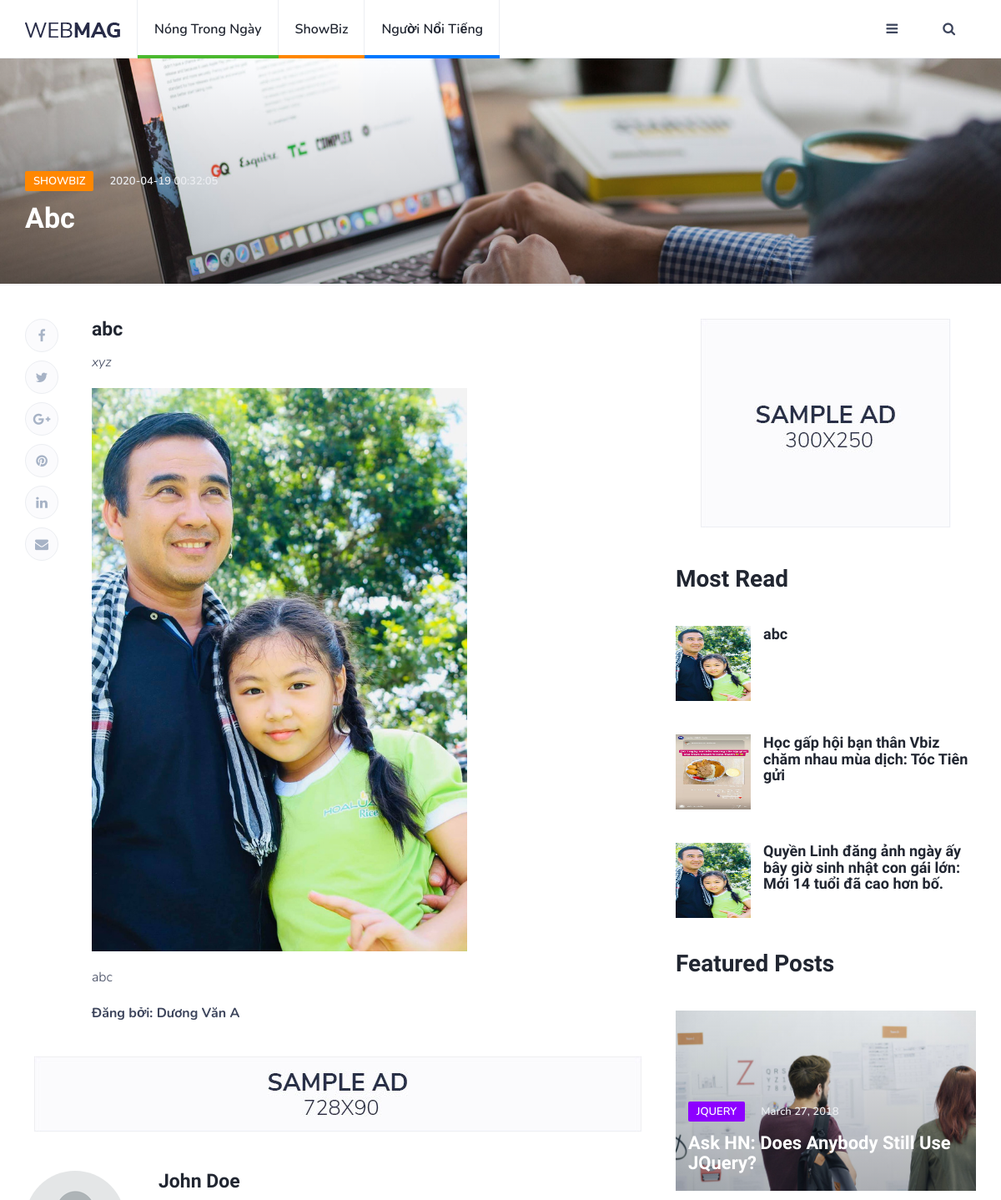
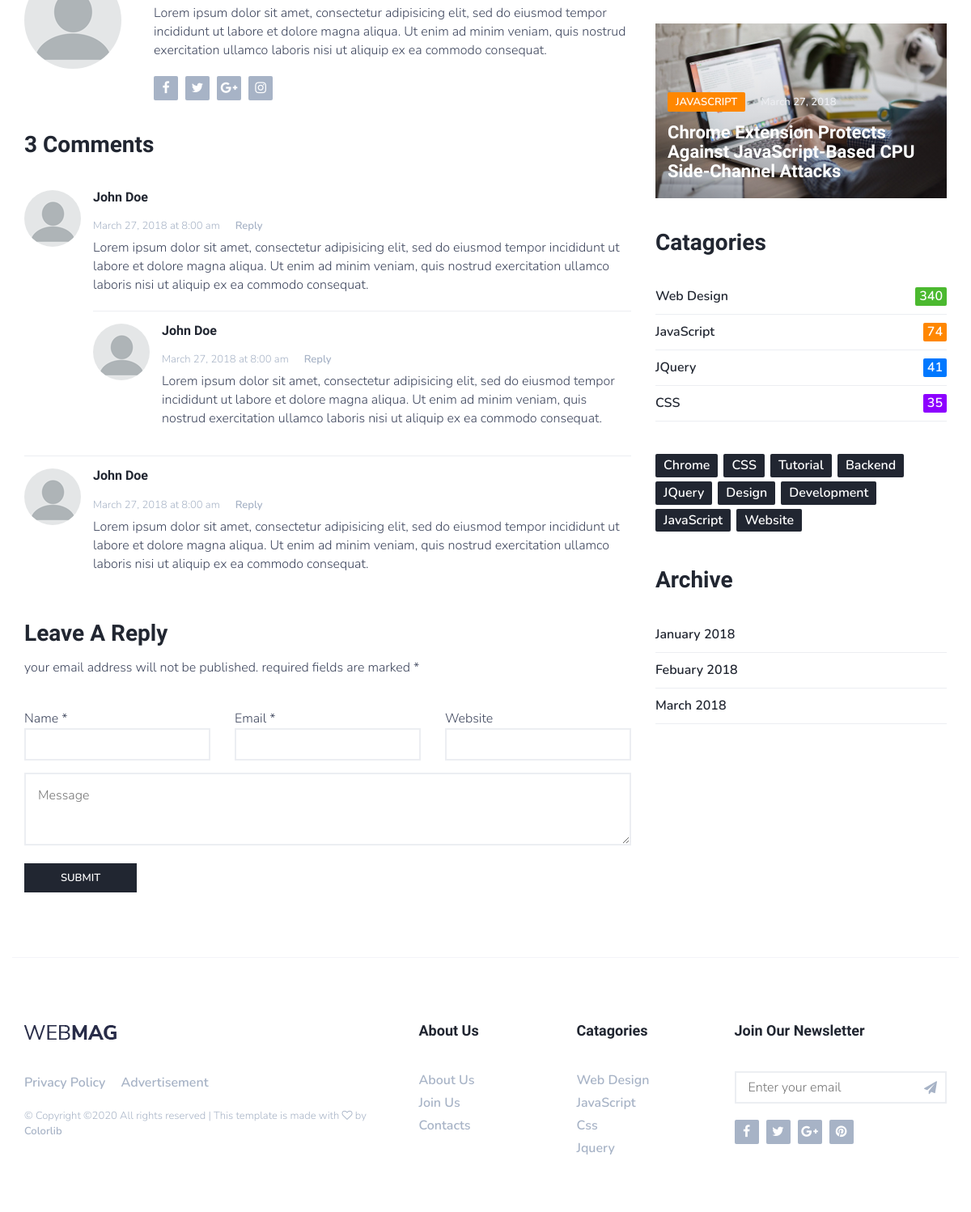
The page /blog-post.php?id=16 on the database its author committed (2 pictures, top to bottom).
### tables this page shows
CREATE TABLE `categories`  (
  `id` int(11) NOT NULL AUTO_INCREMENT,
  `tible` varchar(255) NULL DEFAULT NULL,
  `descripition` text NULL,
  PRIMARY KEY (`id`) USING BTREE
);

CREATE TABLE `posts`  (
  `id` int(11) NOT NULL AUTO_INCREMENT,
  `title` varchar(255) NULL DEFAULT NULL,
  `description` varchar(500) NULL DEFAULT NULL,
  `contents` text NULL,
  `thumbnail` varchar(255) NULL DEFAULT NULL,
  `author_id` int(11) NULL DEFAULT NULL,
  `categories_id` int(11) NULL DEFAULT NULL,
  `status` int(11) NULL DEFAULT NULL,
  `created_at` datetime(0) NULL DEFAULT current_timestamp() ON UPDATE CURRENT_TIMESTAMP(0),
  PRIMARY KEY (`id`) USING BTREE,
  INDEX `author_id`(`author_id`) USING BTREE,
  INDEX `categories_id`(`categories_id`) USING BTREE,
  CONSTRAINT `posts_ibfk_1` FOREIGN KEY (`author_id`) REFERENCES `authors` (`id`) ON DELETE CASCADE ON UPDATE CASCADE,
  CONSTRAINT `posts_ibfk_2` FOREIGN KEY (`categories_id`) REFERENCES `categories` (`id`) ON DELETE CASCADE ON UPDATE CASCADE
);

CREATE TABLE `authors`  (
  `id` int(11) NOT NULL AUTO_INCREMENT,
  `name` varchar(255) NULL DEFAULT NULL,
  `email` varchar(255) NULL DEFAULT NULL,
  `password` varchar(255) NULL DEFAULT NULL,
  `status` int(255) NULL DEFAULT NULL,
  PRIMARY KEY (`id`) USING BTREE
);

### blog-post.php (the view, shortened to what this page needs)
<?php
	require_once('connection.php');
	$idblog = $_GET['id'];
	$query_post_title=  "SELECT p.*, c.id as idcate, c.tible as t  , c.descripition as des, a.name as n FROM posts as p LEFT JOIN categories as c ON p.categories_id = c.id LEFT JOIN authors AS a  ON p.author_id = a.id WHERE p.status= 1 AND p.id = ".$idblog;
	$result_post = $conn->query($query_post_title);
	$post_title = $result_post->fetch_assoc();
	$query_post_MostR=  "SELECT p.*, c.id as idcate, c.tible as t  , c.descripition as des FROM posts as p LEFT JOIN categories as c ON p.categories_id = c.id  WHERE p.status= 1 AND c.id = ".$post_title['idcate']." ORDER BY created_at DESC LIMIT 4 ";
	$result_post_MostR = $conn->query($query_post_MostR);
	$post_MostR = array();
	while($row = $result_post_MostR->fetch_assoc()){
        $post_MostR[]= $row;
	}
?>
<!DOCTYPE html>
<html lang="en">
	<head>
		<link type="text/css" rel="stylesheet" href="css/bootstrap.min.css"/>
		<link rel="stylesheet" href="css/font-awesome.min.css">
		<link type="text/css" rel="stylesheet" href="css/style.css"/>
    </head>
	<body>
	<?php require_once('MainNav.php');?>
		<div id="post-header" class="page-header">
				<div class="background-img" style="background-image: url('./img/post-page.jpg');"></div>
				<div class="container">
					<div class="row">
						<div class="col-md-10">
							<div class="post-meta">
								<a class="post-category cat-<?=$post_title['idcate']?>" href="category.php?id=<?= $post_title['idcate']?>&cate=<?= $post_title['t']?>"><?php echo $post_title['t']?></a>
								<span class="post-date"><?php echo $post_title['created_at']?></span>
							</div>
							<h1><?php echo $post_title['title']?></h1>
						</div>
					</div>
				</div>
			</div>
		<div class="section">
			<div class="container">
				<div class="row">
					<div class="col-md-8">
						<div class="section-row sticky-container">
							<div class="main-post">
								<h3><?php echo $post_title['title']?></h3>
								<p><i><?php echo $post_title['description'] ?></i></p>
								<figure class="figure-img">
									<img class="img-responsive" src="./img/<?= $post_title['thumbnail'] ?>" alt="" height="750px" width="450px">
								</figure>
								<p><?php echo $post_title['contents'] ?></p>
								<p><strong>Đăng bởi: <?php echo $post_title['n'] ?></strong></p>
							</div>
							<div class="post-shares sticky-shares">
								<a href="#" class="share-facebook"><i class="fa fa-facebook"></i></a>
								<a href="#" class="share-twitter"><i class="fa fa-twitter"></i></a>
								<a href="#" class="share-google-plus"><i class="fa fa-google-plus"></i></a>
								<a href="#" class="share-pinterest"><i class="fa fa-pinterest"></i></a>
								<a href="#" class="share-linkedin"><i class="fa fa-linkedin"></i></a>
								<a href="#"><i class="fa fa-envelope"></i></a>
							</div>
						</div>
						<div class="section-row text-center">
							<a href="#" style="display: inline-block;margin: auto;">
								<img class="img-responsive" src="./img/ad-2.jpg" alt="">
							</a>
						</div>
						<div class="section-row">
							<div class="post-author">
								<div class="media">
									<div class="media-left">
										<img class="media-object" src="./img/author.png" alt="">
									</div>
									<div class="media-body">
										<div class="media-heading">
											<h3>John Doe</h3>
										</div>
										<p>Lorem ipsum dolor sit amet, consectetur adipisicing elit, sed do eiusmod tempor incididunt ut labore et dolore magna aliqua. Ut enim ad minim veniam, quis nostrud exercitation ullamco laboris nisi ut aliquip ex ea commodo consequat.</p>
										<ul class="author-social">
											<li><a href="#"><i class="fa fa-facebook"></i></a></li>
											<li><a href="#"><i class="fa fa-twitter"></i></a></li>
											<li><a href="#"><i class="fa fa-google-plus"></i></a></li>
											<li><a href="#"><i class="fa fa-instagram"></i></a></li>
										</ul>
									</div>
								</div>
							</div>
						</div>
						<div class="section-row">
							<div class="section-title">
								<h2>3 Comments</h2>
							</div>
							<div class="post-comments">
								<div class="media">
									<div class="media-left">
										<img class="media-object" src="./img/avatar.png" alt="">
									</div>
									<div class="media-body">
										<div class="media-heading">
											<h4>John Doe</h4>
											<span class="time">March 27, 2018 at 8:00 am</span>
											<a href="#" class="reply">Reply</a>
										</div>
										<p>Lorem ipsum dolor sit amet, consectetur adipisicing elit, sed do eiusmod tempor incididunt ut labore et dolore magna aliqua. Ut enim ad minim veniam, quis nostrud exercitation ullamco laboris nisi ut aliquip ex ea commodo consequat.</p>
										<div class="media">
											<div class="media-left">
												<img class="media-object" src="./img/avatar.png" alt="">
											</div>
											<div class="media-body">
												<div class="media-heading">
													<h4>John Doe</h4>
													<span class="time">March 27, 2018 at 8:00 am</span>
													<a href="#" class="reply">Reply</a>
												</div>
												<p>Lorem ipsum dolor sit amet, consectetur adipisicing elit, sed do eiusmod tempor incididunt ut labore et dolore magna aliqua. Ut enim ad minim veniam, quis nostrud exercitation ullamco laboris nisi ut aliquip ex ea commodo consequat.</p>
											</div>
										</div>
									</div>
								</div>
								<div class="media">
									<div class="media-left">
										<img class="media-object" src="./img/avatar.png" alt="">
									</div>
									<div class="media-body">
										<div class="media-heading">
											<h4>John Doe</h4>
											<span class="time">March 27, 2018 at 8:00 am</span>
											<a href="#" class="reply">Reply</a>
										</div>
										<p>Lorem ipsum dolor sit amet, consectetur adipisicing elit, sed do eiusmod tempor incididunt ut labore et dolore magna aliqua. Ut enim ad minim veniam, quis nostrud exercitation ullamco laboris nisi ut aliquip ex ea commodo consequat.</p>
									</div>
								</div>
							</div>
						</div>
						<div class="section-row">
							<div class="section-title">
								<h2>Leave a reply</h2>
								<p>your email address will not be published. required fields are marked *</p>
							</div>
							<form class="post-reply">
								<div class="row">
									<div class="col-md-4">
										<div class="form-group">
											<span>Name *</span>
											<input class="input" type="text" name="name">
										</div>
									</div>
									<div class="col-md-4">
										<div class="form-group">
											<span>Email *</span>
											<input class="input" type="email" name="email">
										</div>
									</div>
									<div class="col-md-4">
										<div class="form-group">
											<span>Website</span>
											<input class="input" type="text" name="website">
										</div>
									</div>
									<div class="col-md-12">
										<div class="form-group">
											<textarea class="input" name="message" placeholder="Message"></textarea>
										</div>
										<button class="primary-button">Submit</button>
									</div>
								</div>
							</form>
						</div>
					</div>
					<div class="col-md-4">
						<div class="aside-widget text-center">
							<a href="#" style="display: inline-block;margin: auto;">
								<img class="img-responsive" src="./img/ad-1.jpg" alt="">
							</a>
						</div>
						<div class="aside-widget">
							<div class="section-title">
								<h2>Most Read</h2>
							</div>
						<?php foreach ($post_MostR as $most)  {?>
							<div class="post post-widget">
								<a class="post-img" href="blog-post.php?id=<?=$most['id']?>"><img src=./img/<?=$most['thumbnail'] ;?> alt="" width="90px" height="90px"></a>
								<div class="post-body">
									<h3 class="post-title"><a href="blog-post.php?id=<?=$most['id']?>"><?php echo $most['title']?></a></h3>
								</div>
							</div>
						<?php }?>
						<div class="aside-widget">
							<div class="section-title">
								<h2>Featured Posts</h2>
							</div>
							<div class="post post-thumb">
								<a class="post-img" href="blog-post.html"><img src="./img/post-2.jpg" alt=""></a>
								<div class="post-body">
									<div class="post-meta">
										<a class="post-category cat-3" href="#">Jquery</a>
										<span class="post-date">March 27, 2018</span>
									</div>
									<h3 class="post-title"><a href="blog-post.html">Ask HN: Does Anybody Still Use JQuery?</a></h3>
								</div>
							</div>
							<div class="post post-thumb">
								<a class="post-img" href="blog-post.html"><img src="./img/post-1.jpg" alt=""></a>
								<div class="post-body">
									<div class="post-meta">
										<a class="post-category cat-2" href="#">JavaScript</a>
										<span class="post-date">March 27, 2018</span>
									</div>
									<h3 class="post-title"><a href="blog-post.html">Chrome Extension Protects Against JavaScript-Based CPU Side-Channel Attacks</a></h3>
								</div>
							</div>
						</div>
						<div class="aside-widget">
							<div class="section-title">
								<h2>Catagories</h2>
							</div>
							<div class="category-widget">
								<ul>
									<li><a href="#" class="cat-1">Web Design<span>340</span></a></li>
									<li><a href="#" class="cat-2">JavaScript<span>74</span></a></li>
									<li><a href="#" class="cat-4">JQuery<span>41</span></a></li>
									<li><a href="#" class="cat-3">CSS<span>35</span></a></li>
								</ul>
							</div>
						</div>
						<div class="aside-widget">
							<div class="tags-widget">
								<ul>
									<li><a href="#">Chrome</a></li>
									<li><a href="#">CSS</a></li>
									<li><a href="#">Tutorial</a></li>
									<li><a href="#">Backend</a></li>
									<li><a href="#">JQuery</a></li>
									<li><a href="#">Design</a></li>
									<li><a href="#">Development</a></li>
									<li><a href="#">JavaScript</a></li>
									<li><a href="#">Website</a></li>
								</ul>
							</div>
						</div>
						<div class="aside-widget">
							<div class="section-title">
								<h2>Archive</h2>
							</div>
							<div class="archive-widget">
								<ul>
									<li><a href="#">January 2018</a></li>
									<li><a href="#">Febuary 2018</a></li>
									<li><a href="#">March 2018</a></li>
								</ul>
							</div>
						</div>
					</div>
				</div>
			</div>
		</div>
		<footer id="footer">
			<div class="container">
				<div class="row">
					<div class="col-md-5">
						<div class="footer-widget">
							<div class="footer-logo">
								<a href="index.html" class="logo"><img src="./img/logo.png" alt=""></a>
							</div>
							<ul class="footer-nav">
								<li><a href="#">Privacy Policy</a></li>
								<li><a href="#">Advertisement</a></li>
							</ul>
							<div class="footer-copyright">
								<span>&copy;
Copyright &copy;<script>document.write(new Date().getFullYear());</script> All rights reserved | This template is made with <i class="fa fa-heart-o" aria-hidden="true"></i> by <a href="https://colorlib.com" target="_blank">Colorlib</a>
</span>
							</div>
						</div>
					</div>
					<div class="col-md-4">
						<div class="row">
							<div class="col-md-6">
								<div class="footer-widget">
									<h3 class="footer-title">About Us</h3>
									<ul class="footer-links">
										<li><a href="about.html">About Us</a></li>
										<li><a href="#">Join Us</a></li>
										<li><a href="contact.html">Contacts</a></li>
									</ul>
								</div>
							</div>
							<div class="col-md-6">
								<div class="footer-widget">
									<h3 class="footer-title">Catagories</h3>
									<ul class="footer-links">
										<li><a href="category.html">Web Design</a></li>
										<li><a href="category.html">JavaScript</a></li>
										<li><a href="category.html">Css</a></li>
										<li><a href="category.html">Jquery</a></li>
									</ul>
								</div>
							</div>
						</div>
					</div>
					<div class="col-md-3">
						<div class="footer-widget">
							<h3 class="footer-title">Join our Newsletter</h3>
							<div class="footer-newsletter">
								<form>
									<input class="input" type="email" name="newsletter" placeholder="Enter your email">
									<button class="newsletter-btn"><i class="fa fa-paper-plane"></i></button>
								</form>
							</div>
							<ul class="footer-social">
								<li><a href="#"><i class="fa fa-facebook"></i></a></li>
								<li><a href="#"><i class="fa fa-twitter"></i></a></li>
								<li><a href="#"><i class="fa fa-google-plus"></i></a></li>
								<li><a href="#"><i class="fa fa-pinterest"></i></a></li>
							</ul>
						</div>
					</div>
				</div>
			</div>
		</footer>
	</body>
</html>

### MainNav.php (shortened to what this page needs)
<?php
	require_once('connection.php');
	$query_post=  "SELECT * from categories";
	$result_post = $conn->query($query_post);
	$categorie_post = array();
	while($row = $result_post->fetch_assoc()){
		$categorie_post[] = $row;
	}
?>
<!DOCTYPE html>
<html lang="en">
	<head>
		<link type="text/css" rel="stylesheet" href="css/bootstrap.min.css"/>
		<link rel="stylesheet" href="css/font-awesome.min.css">
		<link type="text/css" rel="stylesheet" href="css/style.css"/>
    </head>
	<body>
		<header id="header">
			<div id="nav">
				<div id="nav-fixed">
					<div class="container">
						<div class="nav-logo">
							<a href="index.php" class="logo"><img src="./img/logo.png" alt=""></a>
						</div>
						<ul class="nav-menu nav navbar-nav">
						<?php
						$i = 1 ;
						foreach ($categorie_post as $cate) {?>
							<li class="cat-<?php echo $i?>"><a href="category.php?id=<?= $cate['id']?>&cate=<?= $cate['tible']?>"><?= $cate['tible']?></a></li>
							<?php
							$i++;
							}?>
						</ul>
						<div class="nav-btns">
							<button class="aside-btn"><i class="fa fa-bars"></i></button>
							<button class="search-btn"><i class="fa fa-search"></i></button>
						</div>
					</div>
				</div>
			</div>
        </header>
	</body>

### rows shown on the page
categories: tible "Nóng Trong Ngày"
categories: tible "ShowBiz"
categories: tible "Người Nổi Tiếng"
posts: categories.tible "SHOWBIZ", created_at "2020-04-19 00:32:05", title "Abc", title "abc", description "xyz", thumbnail (picture), contents "abc", author.name "Dương Văn A"
posts: thumbnail (picture), title "Học gấp hội bạn thân Vbiz chăm nhau mùa dịch: Tóc Tiên gửi"
posts: thumbnail (picture), title "Quyền Linh đăng ảnh ngày ấy bây giờ sinh nhật con gái lớn: Mới 14 tuổi đã cao hơn bố."
